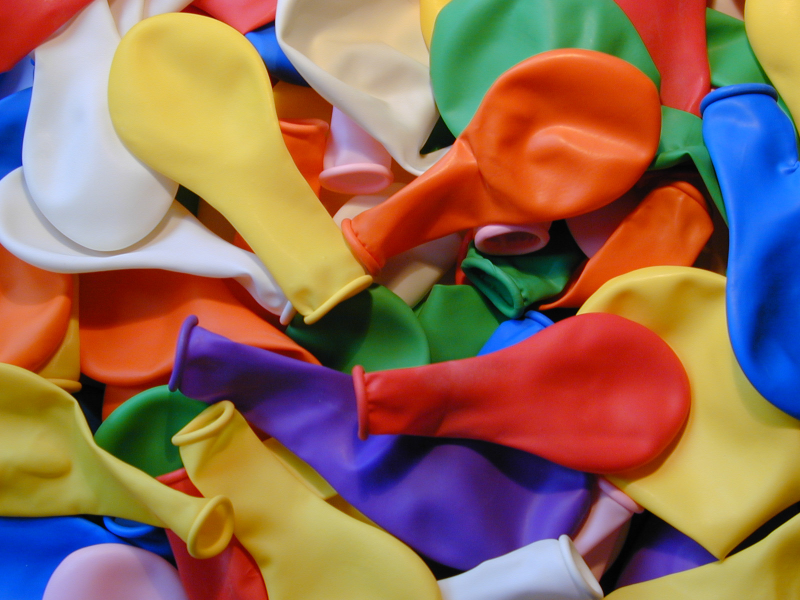
#> input picture gamma_correction/test_img.jpg, 1600 x 1200 px (shown at 1/2 size)
$ python gamma_correction.py
#> lines starting #> are read from the running program, lines starting #| are printed output that depends on the picture
import cv2
import numpy as np

# Load image
image_path = "test_img.jpg"
img = cv2.imread(image_path)
#> img is the input picture: shape (1200, 1600, 3); mean B, G, R 88.9, 108.6, 144.8

# Gamma correction parameter
gamma = 0.4

# Apply gamma correction
gamma_corrected = np.power(img / 255.0, gamma)
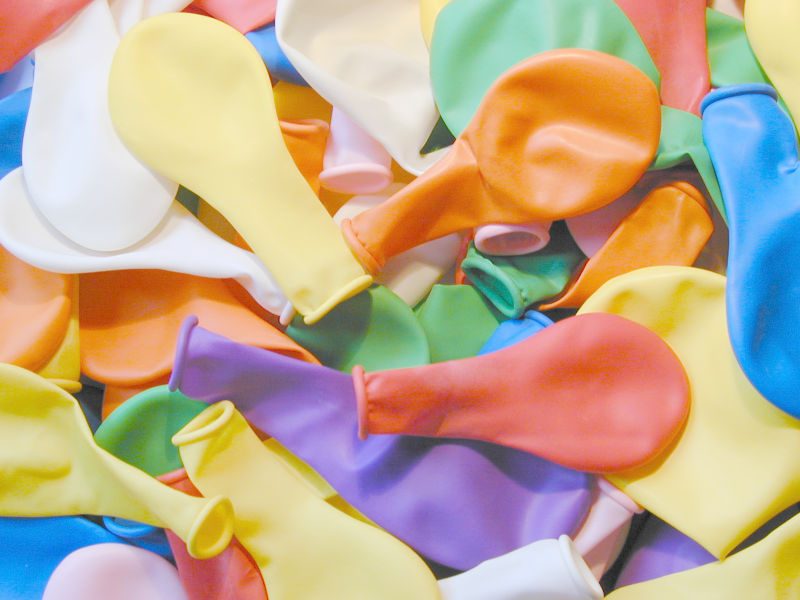
#> gamma_corrected: shape (1200, 1600, 3) float64 (shown at 1/2 size); mean B, G, R 0.573, 0.671, 0.75
gamma_corrected = np.uint8(gamma_corrected * 255)

# Display original and gamma corrected image
cv2.imshow("Original", cv2.resize(img, (640, 640)))
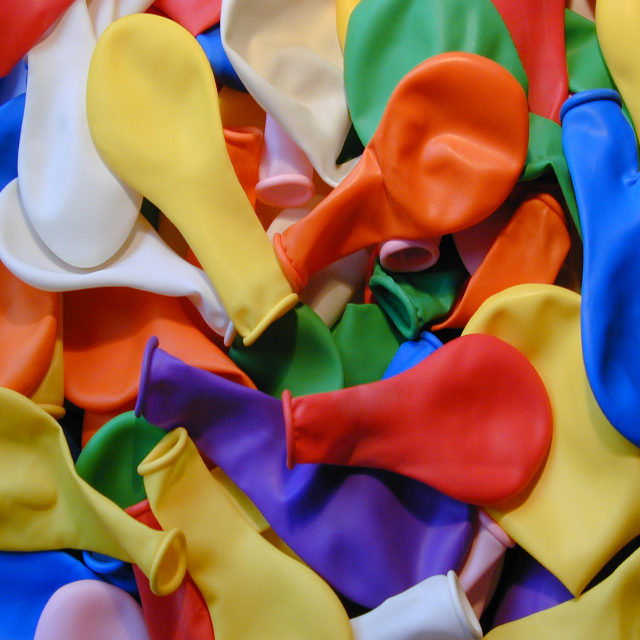
#> window 'Original': shape (640, 640, 3); mean B, G, R 88.7, 108.5, 144.7
cv2.imshow("Gamma Corrected", cv2.resize(gamma_corrected, (640, 640)))
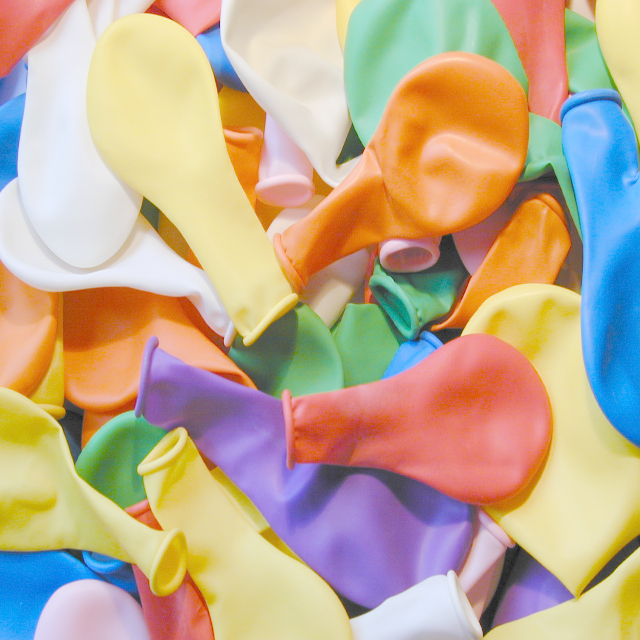
#> window 'Gamma Corrected': shape (640, 640, 3); mean B, G, R 145.4, 170.6, 190.6
cv2.waitKey(0)
cv2.destroyAllWindows()
